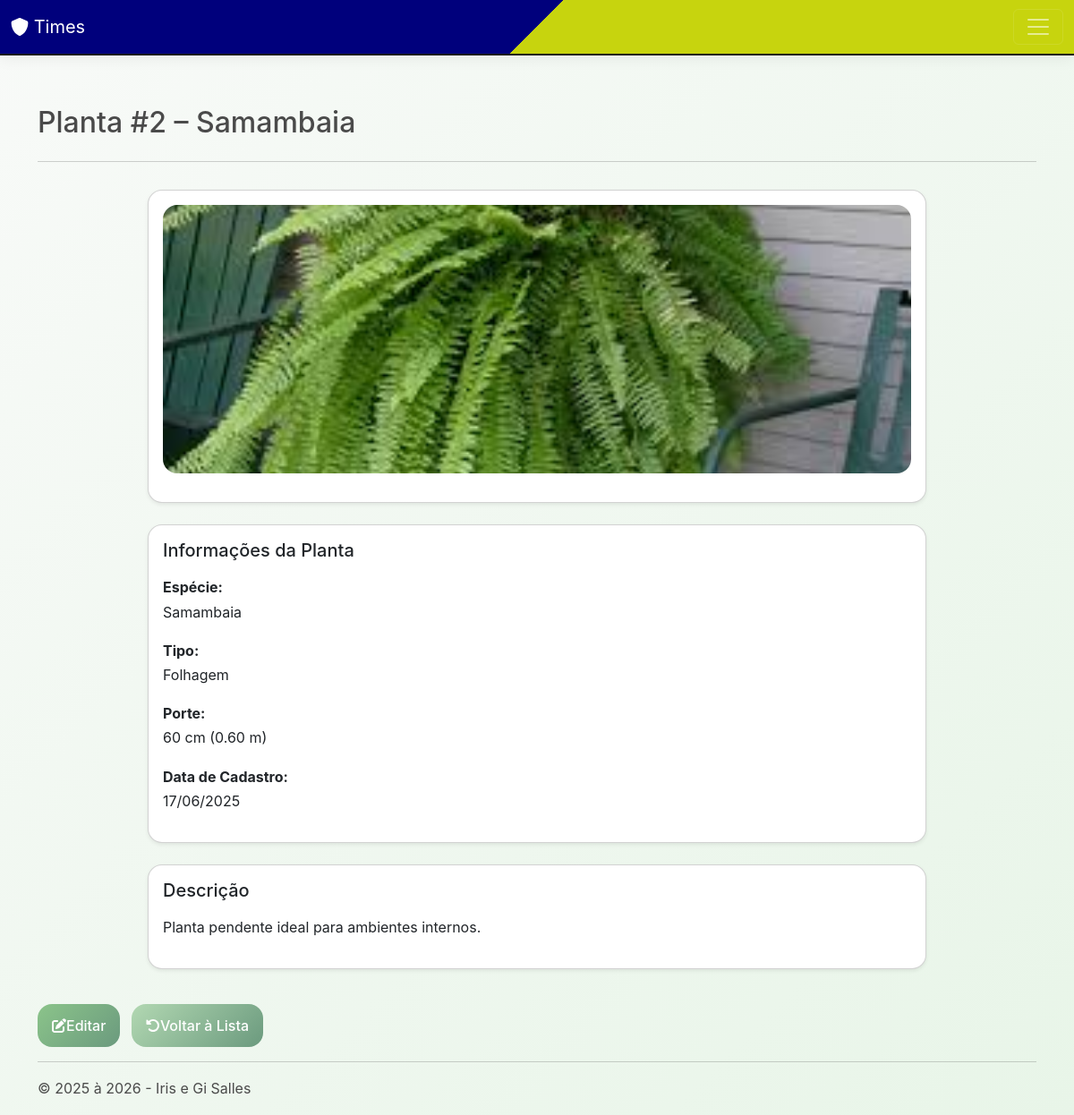
The app's page /customersplantas/view.php?id=2 with its own data.
### tables this page shows
CREATE TABLE `tabelaplantas` (
  `id` int(11) NOT NULL,
  `especie` varchar(50) NOT NULL,
  `tipo` varchar(40) NOT NULL,
  `porte` int(11) NOT NULL,
  `descricao` varchar(250) NOT NULL,
  `datacad` datetime NOT NULL,
  `foto` varchar(30) NOT NULL
);

### inc/database.php (called while the page is built, shortened)
<?php
	function open_database()
	{
		try {
			$conn = new PDO(DB_DSN, DB_USER, DB_PASSWORD, [
				PDO::ATTR_ERRMODE => PDO::ERRMODE_EXCEPTION,
				PDO::ATTR_DEFAULT_FETCH_MODE => PDO::FETCH_ASSOC,
				PDO::ATTR_EMULATE_PREPARES => false,
			]);
			return $conn;
		} catch (Exception $e) {
			echo $e->getMessage();
			return null;
		}
	}
	function find($table = null, $id = null)
	{
		try {
			$database = open_database();
			$found = null;
			if ($id) {
				$sql = "SELECT * FROM $table WHERE id = ?";
				$stmt = $database->prepare($sql);
				$stmt->bindParam(1, $id, PDO::PARAM_INT);
				$stmt->execute();
				$found = $stmt->fetch(PDO::FETCH_ASSOC);
			}
		} catch (Exception $e) {
			if (!isset($_SESSION)) session_start();
			$_SESSION['message'] = $e->getMessage();
			$_SESSION['type'] = 'danger';
		}
		return $found;
	}

### customersplantas/view.php (the view, shortened to what this page needs)
<?php
$id = intval($_GET['id']);
$planta = find('tabelaplantas', $id);
?>
<h2 class="mb-4">Planta #<?php echo htmlspecialchars($planta['id'] ?? 'N/A'); ?> – <?php echo htmlspecialchars($planta['especie'] ?? ''); ?></h2>
<hr>
<div class="plant-details">
    <div class="card mb-4 shadow-sm">
        <div class="card-body text-center">
            <img src="uploads/<?php echo htmlspecialchars($planta['foto'] ?? 'semimagem.jpg'); ?>"
                 alt="<?php echo htmlspecialchars($planta['especie'] ?? 'Planta'); ?>"
                 class="img-fluid mb-3" style="max-height: 300px;">
        </div>
    </div>
    <div class="card mb-4 shadow-sm">
        <div class="card-body">
            <h5 class="card-title mb-3">Informações da Planta</h5>
            <p><strong>Espécie:</strong><br>
            <?php echo htmlspecialchars($planta['especie'] ?? ''); ?></p>
            <p><strong>Tipo:</strong><br>
            <?php echo htmlspecialchars($planta['tipo'] ?? ''); ?></p>
            <p><strong>Porte:</strong><br>
            <?php
                $porte = $planta['porte'] ?? 0;
                echo htmlspecialchars($porte) . ' cm (' . number_format($porte / 100, 2) . ' m)';
            ?></p>
            <p><strong>Data de Cadastro:</strong><br>
            <?php echo date('d/m/Y', strtotime($planta['datacad'] ?? 'now')); ?></p>
        </div>
    </div>
    <?php if (!empty($planta['descricao'])) : ?>
    <div class="card mb-4 shadow-sm">
        <div class="card-body">
            <h5 class="card-title mb-3">Descrição</h5>
            <p><?php echo nl2br(htmlspecialchars($planta['descricao'])); ?></p>
        </div>
    </div>
    <?php endif; ?>
</div>
    <a href="edit.php?id=<?php echo htmlspecialchars($planta['id'] ?? ''); ?>" class="btn btn-primary me-2">
        <i class="fa-solid fa-edit"></i> Editar
    </a>
    <a href="index.php" class="btn btn-secondary">
        <i class="fa-solid fa-rotate-left"></i> Voltar à Lista
    </a>

### css/plantas.css (style rules this page uses)
* { box-sizing: border-box; margin: 0; padding: 0; }
body { font-family: 'Inter', sans-serif; background: linear-gradient(135deg, #f8faf8 0%, #e8f5e8 100%); color: #4a4a4a; line-height: 1.7; min-height: 100vh; }
.btn { display: inline-flex; align-items: center; justify-content: center; padding: 0.75rem 1rem; border: none; border-radius: 1rem; color: white; font-weight: 500; cursor: pointer; text-decoration: none; transition: all 0.3s ease; }
.btn-primary { background: linear-gradient(135deg, #8bc48a 0%, #6b9a7e 100%); }
.btn-secondary { background: linear-gradient(135deg, #b2d8b2 0%, #6b9a7e 100%); }
.plant-details { max-width: 900px; margin: 0 auto; padding: 15px; width: 100%; }
.plant-details img, .card img { width: 100%; height: auto; object-fit: cover; border-radius: 1rem; }
.card { border-radius: 1rem; }
.card-body p, .card-body code { word-break: break-word; }

### records on screen
tabelaplantas: id "2", especie "Samambaia", foto (picture), tipo "Folhagem", porte "60", $porte/100 "0.60", datacad "17/06/2025", descricao "Planta pendente ideal para ambientes internos."

### other values on screen
$data->format("Y") "2026"
